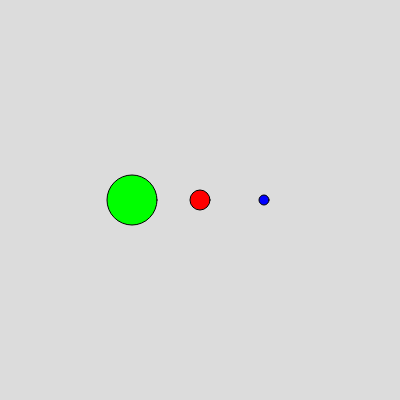
Frame 1 (no input)
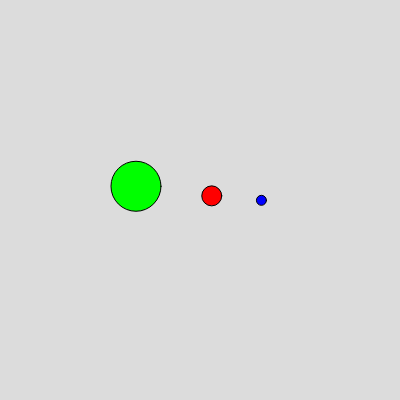
Frame 60 (no input)
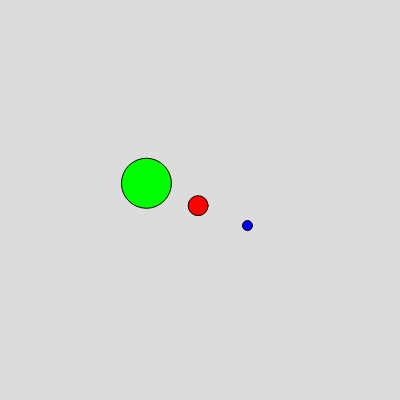
Frame 120 (the mouse pressed at the canvas centre since frame 60)

The p5.js sketch that drew these frames (run headless with seeded random() and noise() and a simulated clock; from frame 60 on, the mouse is pressed at the canvas centre):

// p5.js sketch
// ── sketch.js
/*
    Un objeto es un conjunto de variables y funciones relacionadas. En el contexto
    de los objetos, una variable se llama propiedad (o variable de instancia) y
    una función se llama método.

    Para decirlo de otra manera, un objeto combina datos relacionados (propiedades)
    con acciones y comportamientos relacionados (métodos). La idea es agrupar datos
    y métodos relacionados que pueden operar sobre datos.
*/

// Definir una función 'constructor'
// Una función constructor es la especificación de un objeto
// Usamos la palabra reservada 'this' para referirnos al objeto actual
function RoboTito(tempX, tempY, tempDiametro, tempColor) {

    // Propiedades
    this.x = tempX;
    this.y = tempY;
    this.diametro = tempDiametro;
    this.velocidad = 2.5; // El mismo valor para cada instancia
    this.color = tempColor;

    // Métodos
    // Crear una variable de instancia y luego asígnarle como valor la función
    this.mover = function() {
        this.x += random(-this.velocidad, this.velocidad);
        this.y += random(-this.velocidad, this.velocidad);
    };

    this.mostrar = function() {
        fill(this.color);
        ellipse(this.x, this.y, this.diametro, this.diametro);
    };

    // Método que recibe un paramétro, si no se pasa tiene uno por defecto
    this.consola = function(textual = 'Sin Nombre') {
        this.texto = textual;
        console.log('Hola soy el robot ' + this.texto);
    }

}

let robot;

function setup() {

    createCanvas(400, 400);

    // Crear objetos pasando los parámetros
    robot = new RoboTito(width / 2, height / 2, 20, '#FF0000');
    jit = new RoboTito(width * 0.33, height / 2, 50, '#00FF00');
    bug = new RoboTito(width * 0.66, height / 2, 10, '#0000FF');

    robot.consola();
    jit.consola('Felix');
    bug.consola('Carlos');
}

function draw() {
    background(220);

    robot.mostrar();
    jit.mostrar();
    bug.mostrar();

    robot.mover();
    jit.mover();
    bug.mover();
}
